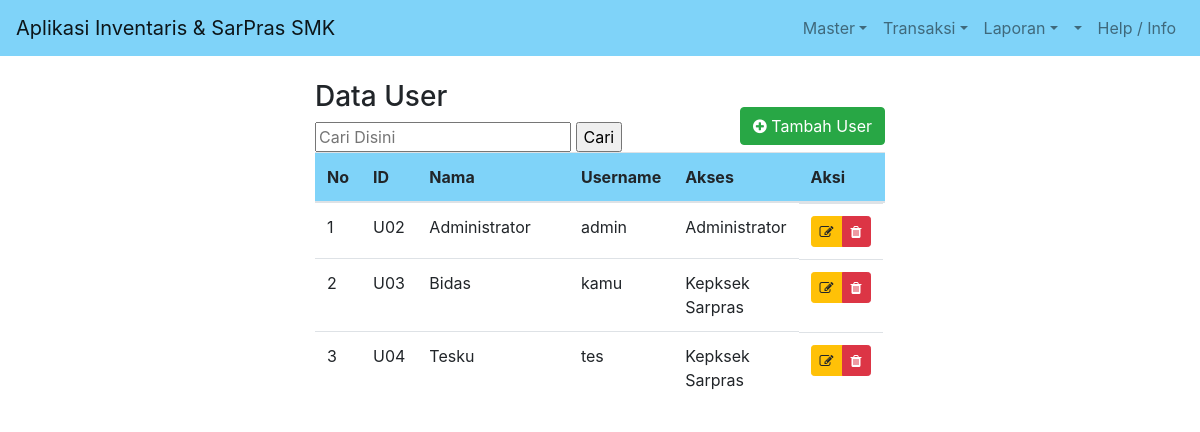
The page /index.php/user/user on the database its author committed.
### tables this page shows
CREATE TABLE `user` (
  `id_user` varchar(3) NOT NULL,
  `nama` varchar(20) NOT NULL,
  `username` varchar(15) NOT NULL,
  `password` varchar(32) NOT NULL,
  `level` varchar(1) NOT NULL
);

### application/controllers/user/User.php (called while the page is built, shortened)
<?php
class User extends CI_Controller {
	public function index()
	{
		$data = array(
					'pageTitle'   => $this->session->userdata('nama').' - Master User',
					'pageHeader'  => 'Data User',
					'pageContent' => 'user/user',
					'user'   => $this->db->get('user')->result()
				);
		$this->load->view('user/admin', $data);
	}
}

### index.php (called while the page is built, shortened)
<?php
require_once BASEPATH.'core/CodeIgniter.php';

### application/views/user/user.php (the view, shortened to what this page needs)
<h3><?=$pageHeader?></h3>
<form action="<?=base_url('user/user/cari')?>" method="get">
	<input type="text" placeholder="Cari Disini" name="cari">
	<input type="submit" value="Cari">
</form>
<button class="btn btn-success float-right" data-toggle="modal" data-target="#tambahBrg" style="margin-top: -45px; margin-bottom: 5px"><i class="fa fa-plus-circle"></i> Tambah User</button>
<table class="table table-hover table-responsive" style="width: 100%">
	<thead class="bg-accent">
		<th>No</th>
		<th>ID</th>
		<th width="300">Nama</th>
		<th>Username</th>
		<th>Akses</th>
		<th width="100">Aksi</th>
	</thead>
	<tbody>
		<?php $no=1;foreach ($user as $b): ?>
		<tr>
			<td><?=$no++?></td>
			<td><?=$b->id_user?></td>
			<td><?=$b->nama?></td>
			<td><?=$b->username?></td>
			<td><?=($b->level==1)?'Administrator':'Kepksek Sarpras'?></td>
			<td class="btn-group">
				<a href="#" title="Edit User" data-action="<?=base_url('user/user/edit')?>" data-kode="<?=$b->id_user?>" data-toggle="modal" data-target="#editu" class="btn btn-sm btn-warning"><i class="fa fa-edit"></i></a>
				<a title="Hapus Supplier" href="<?=base_url("user/user/hapus/$b->id_user")?>" onclick="return confirm('Yakin akan menghapus supplier dipilih ?')" class="btn btn-sm btn-danger"><i class="fa fa-trash"></i></a>
			</td>
		</tr>
		<?php endforeach ?>
	</tbody>
</table>

### application/views/user/admin.php (shortened to what this page needs)
<!DOCTYPE html>
<html>
<head>
	<link rel="stylesheet" href="<?=base_url('assets/styles/css/bootstrap.min.css')?>">
	<link rel="stylesheet" href="<?=base_url('assets/styles/css/font-awesome.min.css')?>">
	<link rel="stylesheet" href="<?=base_url('assets/styles/css/app.css')?>">
</head>
<body>
	<header>
		<nav class="navbar navbar-expand-lg navbar-light" id="login">
			<a href="<?=base_url('user/admin')?>" class="navbar-brand">Aplikasi Inventaris & SarPras SMK</a>
			<div class="collapse navbar-collapse" id="navbar">
				<ul class="navbar-nav ml-auto">
					<li class="nav-item dropdown">
						<a href="#" class="nav-link dropdown-toggle" data-toggle="dropdown">Master</a>
					</li>
					<li class="nav-item dropdown">
						<a href="#" class="nav-link dropdown-toggle" data-toggle="dropdown">Transaksi</a>
					</li>
					<li class="nav-item dropdown">
						<a href="#" class="nav-link dropdown-toggle" data-toggle="dropdown">Laporan</a>
					</li>
					<li class="nav-item dropdown">
						<a href="#" class="nav-link dropdown-toggle" data-toggle="dropdown"><?=$this->session->userdata('nama')?></a>
					</li>
					<li class="nav-item">
						<a href="#" data-toggle="modal" data-target="#infoapp" class="nav-link">Help / Info</a>
					</li>
				</ul>
			</div>
		</nav>
	</header>
<br>
	<section id="content" class="container-fluid">
		<div class="row">
			<div class="col-md-6 offset-md-3">
				<?php (isset($pageContent)) ? $this->load->view($pageContent) : '' ?>
			</div>
		</div>
	</section>
</body>
</html>

### assets/styles/css/app.css (style rules this page uses)
#login { background: #7fd3f9; }
.bg-accent { background: #7fd3f9 !important; border: 0px !important; }

### rows shown on the page
user: id_user "U02", nama "Administrator", username "admin", level "Administrator"
user: id_user "U03", nama "Bidas", username "kamu", level "Kepksek Sarpras"
user: id_user "U04", nama "Tesku", username "tes", level "Kepksek Sarpras"

### other values the page prints
$pageHeader "Data User"
